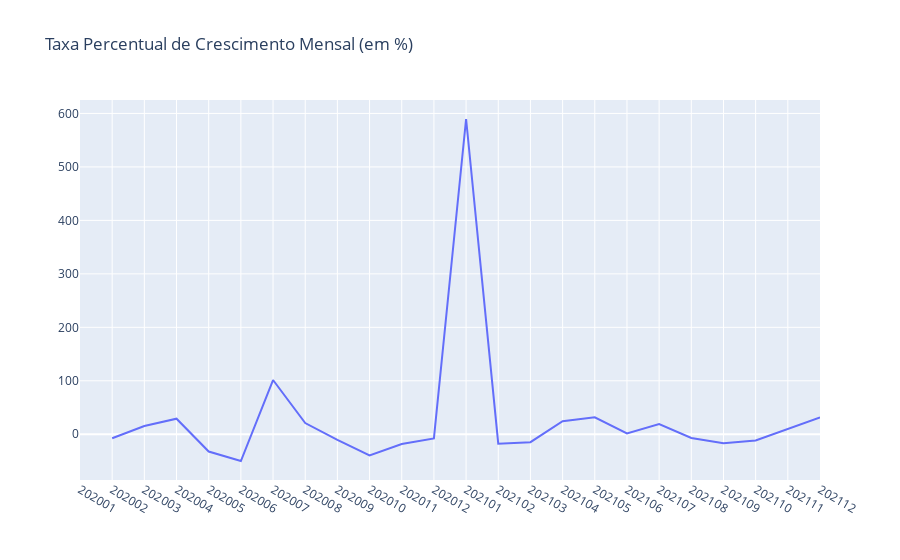

Notebook cell for this chart:
### Code cell
# Visualização completa

plot_data = [go.Scatter(x = df_faturamento['AnoMes'],
                        y = df_faturamento['CrescimentoMensal']),]

plot_layout = go.Layout(xaxis = {'type': 'category'},
                        title = 'Taxa Percentual de Crescimento Mensal (em %)')

# Plotagem
fig = go.Figure(data = plot_data, layout = plot_layout)
#fig.update_xaxes(categoryorder='array', categoryarray= ordem_eixox)
pyoff.iplot(fig)

### Figure 1 — Plotly figure (JSON) as saved in the notebook; plotly's stock layout.template omitted (floating-point values rounded to 4 significant figures)
{"data": [{"type": "scatter", "x": [202001, 202002, 202003, 202004, 202005, 202006, 202007, 202008, 202009, 202010, 202011, 202012, 202101, 202102, 202103, 202104, 202105, 202106, 202107, 202108, 202109, 202110, 202111, 202112], "y": [null, -7.375, 15.52, 29.1, -32.2, -49.97, 101.5, 21.04, -10.37, -39.68, -18.22, -7.765, 589.6, -17.66, -14.77, 24.5, 31.84, 1.709, 19.01, -6.904, -16.7, -11.59, 10.49, 31.62]}], "layout": {"title": {"text": "Taxa Percentual de Crescimento Mensal (em %)"}, "xaxis": {"type": "category"}}}
